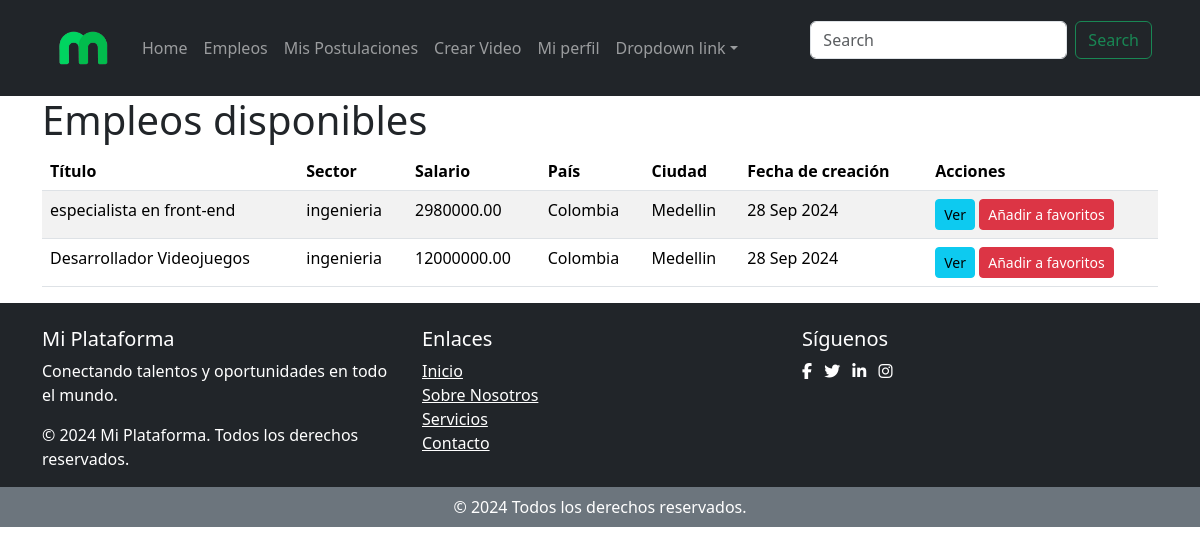
The app's page /empleos-aspirante/ with its own data.
### empleos_reclutador/models.py (models this page shows, shortened)
class Empleo(models.Model):
    reclutador = models.ForeignKey(Reclutador_empresa, on_delete=models.CASCADE)
    titulo = models.CharField(max_length=255)
    sector_laboral = models.CharField(max_length=50, choices=SectoresLaborales.choices)
    salario = MoneyField(
        max_digits=14,
        decimal_places=2,
        default_currency='COP',  # Moneda predeterminada para Colombia
        currency_choices=[
            ('COP', 'Peso colombiano (COP)'),  # Empleos locales
            ('USD', 'Dólar estadounidense (USD)'),  # Empleos virtuales (EE.UU.)
            ('EUR', 'Euro (EUR)'),  # Empleos virtuales (Europa)
            ('GBP', 'Libra esterlina (GBP)'),  # Empleos virtuales (Reino Unido)
            ('CAD', 'Dólar canadiense (CAD)'),  # Empleos virtuales (Canadá)
            ('AUD', 'Dólar australiano (AUD)'),  # Empleos virtuales (Australia)
            ('BTC', 'Bitcoin (BTC)'),  # Criptomonedas
            ('ETH', 'Ethereum (ETH)'),  # Criptomonedas
        ]
    )
    pais = models.CharField(max_length=50, choices=Paises.choices)
    ciudad = models.CharField(max_length=100)
    fecha_creacion = models.DateTimeField(default=timezone.now)  # Campo de fecha y hora
    descripcion = models.TextField()
    habilidades = models.TextField()
    experiencia = models.TextField()
    nivel_estudios = models.TextField()
    MODALIDAD_TRABAJO = [('virtual', 'virtual'), ('presencial', 'presencial'), ('mixto', 'mixto')]
    modalidad_trabajo = models.CharField(max_length=50, choices=MODALIDAD_TRABAJO)
    palabras_clave = models.TextField(null=True, blank=True)
    CONTRATO_CHOICES = [
        ('termino_fijo', 'Contrato a Término Fijo'),
        ('termino_indefinido', 'Contrato a Término Indefinido'),
        ('aprendizaje', 'Contrato de Aprendizaje'),
        ('obra_labor', 'Contrato por Obra o Labor'),
        ('tiempo_parcial', 'Contrato a Tiempo Parcial'),
        ('teletrabajo', 'Contrato de Teletrabajo'),
        ('temporada', 'Contrato de Temporada'),
        ('servicios', 'Contrato de Servicios'),
    ]
    tipo_contrato = models.CharField(
        max_length=30,
        choices=CONTRATO_CHOICES,
        default='termino_fijo'  # Puedes cambiar el valor por defecto
    )
    competencias_tecnicas = models.TextField()
    video_presentacion = models.FileField(upload_to='videos_presentacion_empleo/')

### buscador_aspirante/views.py (the view)
# urls.py: path('empleos-aspirante/', views.empleos_aspirante, name='empleos_aspirante'),
def empleos_aspirante(request):
    empleos = Empleo.objects.all()
    return render(request, 'empleos_aspirante.html', {'empleos': empleos})

### buscador_aspirante/templates/empleos_aspirante.html (shortened to what this page needs)
{% extends 'base_aspirante.html' %}
{% block content %}
<div class="container">
    <h1>Empleos disponibles</h1>
    {% if empleos %}
        <table class="table table-striped">
            <thead>
                <tr>
                    <th>Título</th>
                    <th>Sector</th>
                    <th>Salario</th>
                    <th>País</th>
                    <th>Ciudad</th>
                    <th>Fecha de creación</th>
                    <th>Acciones</th>
                </tr>
            </thead>
            <tbody>
                {% for empleo in empleos %}
                    <tr>
                        <td>{{ empleo.titulo }}</td>
                        <td>{{ empleo.sector_laboral }}</td>
                        <td>{{ empleo.salario }}</td>
                        <td>{{ empleo.pais }}</td>
                        <td>{{ empleo.ciudad }}</td>
                        <td>{{ empleo.fecha_creacion|date:"d M Y" }}</td>
                        <td>
                            <a href="{% url 'detalle_empleo_aspirante' empleo.id %}" class="btn btn-info btn-sm">Ver</a>
                            <a href="#" class="btn btn-danger btn-sm">Añadir a favoritos</a>
                        </td>
                    </tr>
                {% endfor %}
            </tbody>
        </table>
    {% else %}
        <p>No hay empleos disponibles.</p>
    {% endif %}
</div>
{% endblock %}

### redSocialMagneto/static/styles/global.css (style rules this page uses)
body { background-color: #ffffff; }

### records on screen
Empleo: titulo "especialista en front-end", sector_laboral "ingenieria", salario "2980000.00", pais "Colombia", ciudad "Medellin", fecha_creacion "28 Sep 2024"
Empleo: titulo "Desarrollador Videojuegos", sector_laboral "ingenieria", salario "12000000.00", pais "Colombia", ciudad "Medellin", fecha_creacion "28 Sep 2024"
